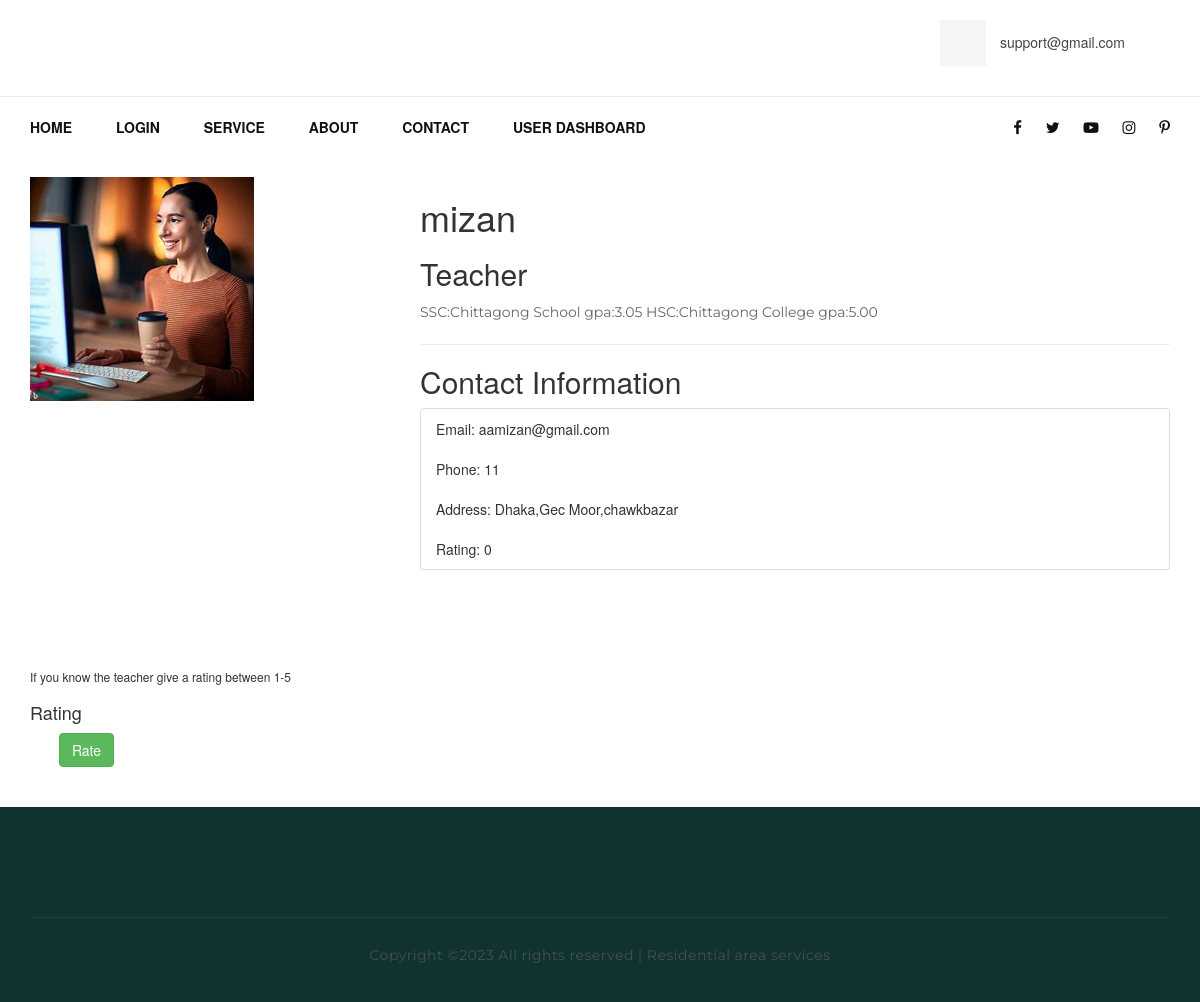
/teacher_details/1, run on an earlier commit of the app's database.
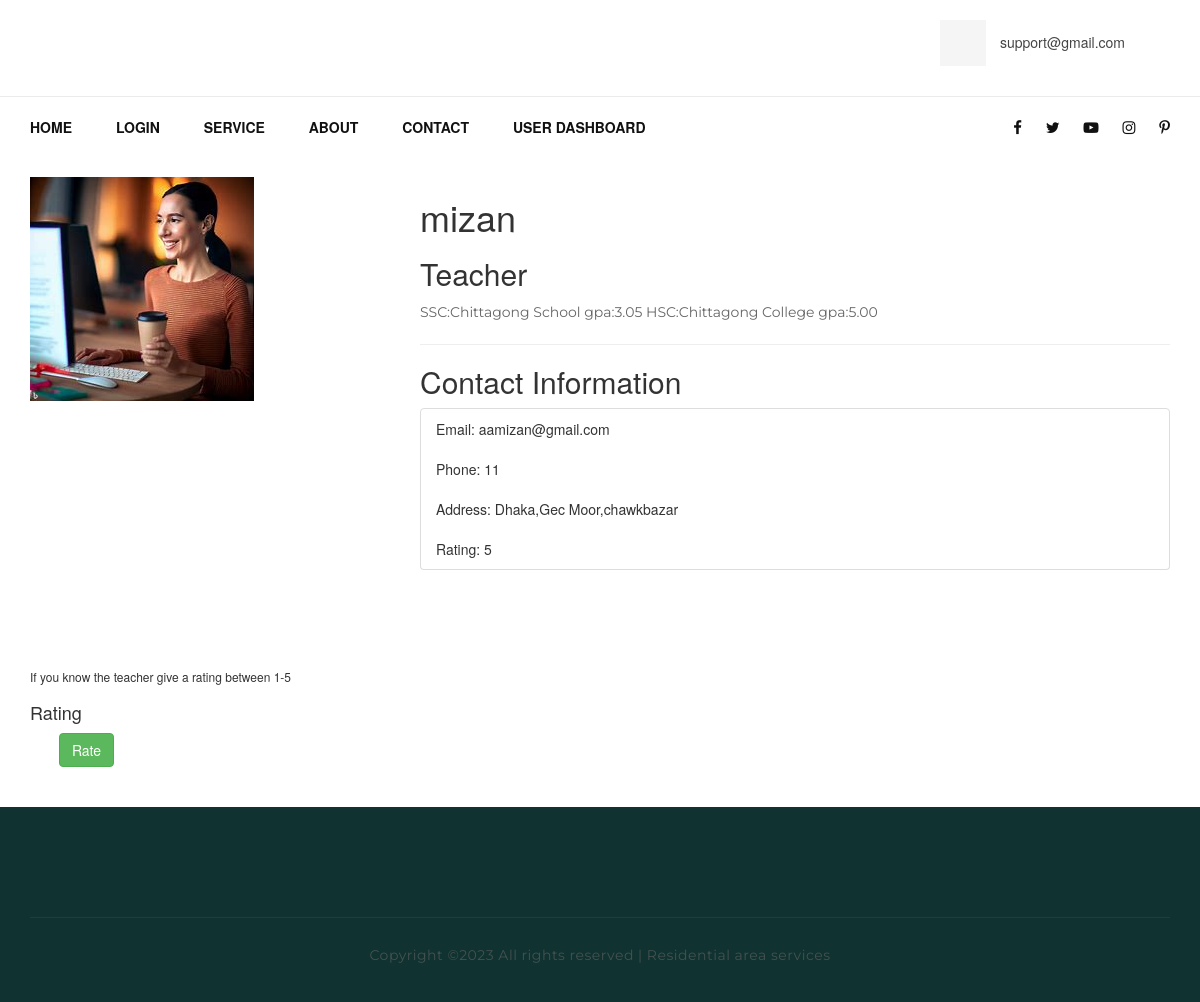
And on a later commit of the database.
### user_auth/models.py (models this page shows, shortened)
class Teacher(models.Model):
    teacher_name=models.CharField(max_length=1000)
    email=models.EmailField()
    phone_number=models.IntegerField()
    DHAKA = 'Dhaka'
    CHITTAGONG = 'Chittagong'
    DIVISION_CHOICES = (
        (DHAKA, 'Dhaka'),
        (CHITTAGONG, 'Chittagong')
    )
    division = models.CharField(choices=DIVISION_CHOICES, max_length=50)
    GEC='Gec Moor'
    Chawkbazar='Chawkbazar'
    Mirpur='mirpur'
    Gulshan='Gulshan'
    district_choices=(
        (GEC,'Gec Moor'),
        (Chawkbazar,'Chawkbazar'),
        (Mirpur,'Mirpur'),
        (Gulshan,'Gulshan'),
    )
    district=models.CharField(choices=district_choices,max_length=1000)
    details_address=models.TextField()
    educations_details=models.TextField()
    teacher_image=models.ImageField(upload_to="images/")
    datetime=models.DateTimeField(default=now)
    creator = models.ForeignKey(User, on_delete=models.SET_NULL, null=True)
    rating=models.IntegerField(default=0)

### home/views.py (the view, shortened to what this page needs)
# urls.py: path("teacher_details/<int:id>",teacher_details,name="teacher_details"),
def teacher_details(request,id):
    post=Teacher.objects.filter(id=id).first()
    return render(request, "main/teacher_details.html",{
        "post":post,
    })

### templates/main/teacher_details.html (shortened to what this page needs)
{% extends "main/base.html"%}
{% load static %}
{% block head %}
<link rel="stylesheet" href="https://cdn.jsdelivr.net/npm/bootstrap@3.4.1/dist/css/bootstrap.min.css">
<link rel="stylesheet" href="http://maxcdn.bootstrapcdn.com/font-awesome/4.4.0/css/font-awesome.min.css">
<link rel="stylesheet" href={% static "rating/css/star-rating.css" %} media="all" type="text/css"/>
<link rel="stylesheet" href={% static "rating/themes/krajee-fa/theme.css" %} media="all" type="text/css"/>
<link rel="stylesheet" href={% static "rating/themes/krajee-svg/theme.css" %} media="all" type="text/css"/>
<link rel="stylesheet" href={% static "rating/themes/krajee-uni/theme.css" %} media="all" type="text/css"/>
{% endblock %}
{% block content %}
  <div class="container my-3">
    <div class="row">
      <div class="col-md-4">
        <img src="{{post.teacher_image.url}}" class="img-fluid" alt="John Doe">
      </div>
      <div class="col-md-8">
        <h1>{{post.teacher_name}}</h1>
        <h2>Teacher</h2>
        <p>{{post.educations_details}}</p>
        <hr>
        <h2>Contact Information</h2>
        <ul class="list-group">
          <li class="list-group-item">Email: {{post.email}}</li>
          <li class="list-group-item">Phone: {{post.phone_number}}</li>
          <li class="list-group-item">Address: {{post.division}},{{post.district}},{{post.details_address}}</li>
          <li class="list-group-item">Rating: {{post.rating}}</li>
        </ul>
      </div>
    </div>
  </div>
  <br><br><br>
  <div class="container">
    <h6>If you know the teacher give a rating between 1-5</h6>
    <div class="row">
      <div class="col-md-6">
        <form action={% url "teacher_details" post.id %} method="post" >
          <h4>Rating</h4>
          <input type="text" class="rating rating-loading" value="3.75" data-size="xl" name="rating" data-theme="krajee-gly" title="">
        <button type="submit" class="btn btn-success">Rate</button>
        </form>
      </div>
    </div>
  </div>
  <br>
  <br>
{% endblock %}

What changed in the data, as far as the page shows it:
changed Teacher "mizan": rating "0" → "5"
